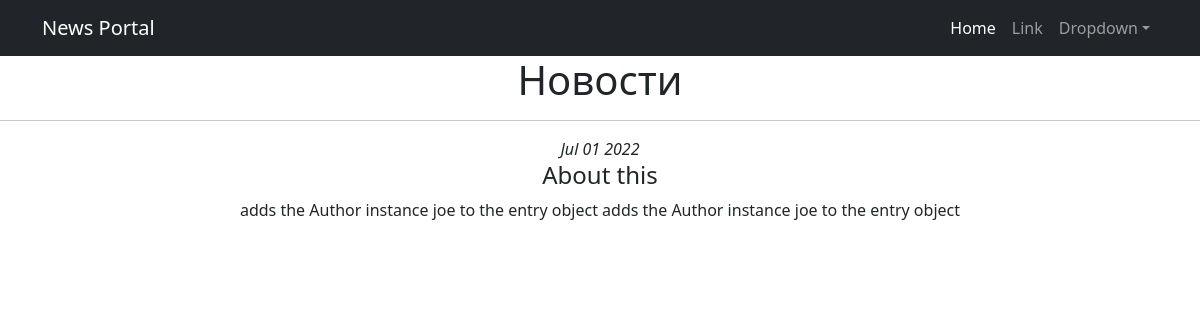
Page /posts/1 on the earlier database version.
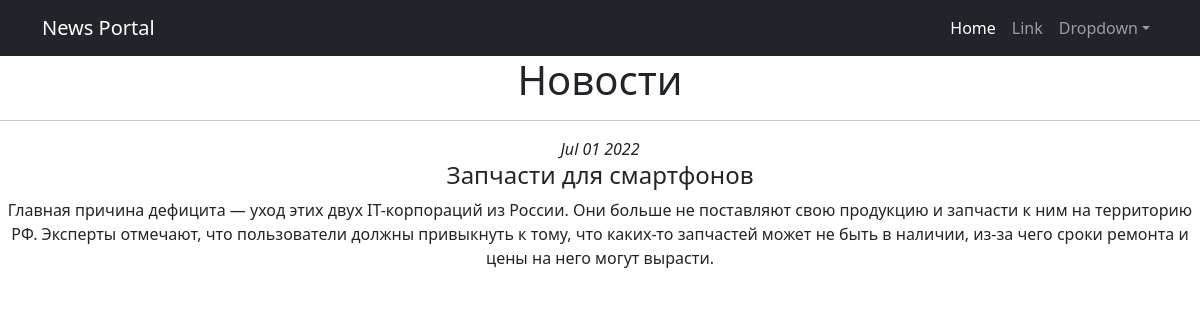
Same page on the later database version.
### news/models.py (models this page shows, shortened)
class Post(models.Model):
    article = 'AR'
    news = 'NW'
    POSTKINDS = [
        (article, 'Статья'),
        (news, 'Новость')
    ]
    author = models.ForeignKey('Author', on_delete=models.CASCADE, related_name='posts')
    category = models.ManyToManyField('Category', through='PostCategory')
    post_kind = models.CharField(max_length=2,
                                 choices=POSTKINDS,
                                 default=article)
    time_create = models.DateTimeField(auto_now=True)
    title = models.CharField(max_length=255)
    text = models.TextField()
    rating = models.IntegerField(default=0)

### news/views.py (the view)
# urls.py: path('<int:pk>', PostDetail.as_view()),
class PostDetail(DetailView):
    model = Post
    template_name = 'post.html'
    context_object_name = 'post'

### news/templatetags/custom_filters.py (called while the page is built)
@register.filter()
def censor(text):
    if not type(text) == str:
        raise ValueError('Filter censor gets strings only.')
    censed_text = ''
    words = re.findall(r'[0-9]+|[A-z]+|[А-я,ё]+|\S| |', text)
    for word in words:
        if word in CENS_WORDS:
            word = word[0] + '*' * (len(word) - 1)
        censed_text += word
    return censed_text

### templates/post.html (shortened to what this page needs)
{% extends 'flatpages/default.html' %}
{% load custom_filters %}
{% block content %}
   <h1>Новости</h1>
   <hr>
    <i>{{ post.time_create|date:'M d Y' }}</i>
    <h4>{{ post.title|censor }}</h4>
        {{ post.text|censor }}
{% endblock content %}

Differences in the rows shown:
changed Post: title|censor "About this" → "Запчасти для смартфонов"; text|censor "adds the Author instance joe to the entry object adds the Author instance joe to the entry object" → "Главная причина дефицита — уход этих двух IT-корпораций из России. Они больше не поставляют свою продукцию и запчасти к ним на территорию РФ. Эксперты отмечают, что пользователи должны привыкнуть к тому, что каких-то запчастей может не быть в наличии, из-за чего сроки ремонта и цены на него могут вырасти."
